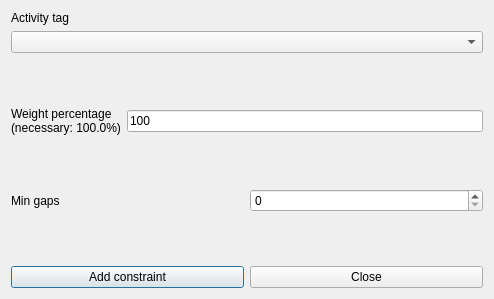
<?xml version="1.0" encoding="UTF-8"?>
<ui version="4.0">
 <class>AddConstraintStudentsMinGapsBetweenActivityTagBetweenMorningAndAfternoonForm_template</class>
 <widget class="QDialog" name="AddConstraintStudentsMinGapsBetweenActivityTagBetweenMorningAndAfternoonForm_template">
  <property name="geometry">
   <rect>
    <x>0</x>
    <y>0</y>
    <width>494</width>
    <height>299</height>
   </rect>
  </property>
  <property name="windowTitle">
   <string extracomment="This is the title of the dialog to add a new constraint of this type">Add students min gaps between activity tag between morning and afternoon</string>
  </property>
  <layout class="QVBoxLayout" name="verticalLayout_2">
   <item>
    <layout class="QVBoxLayout" name="verticalLayout">
     <item>
      <widget class="QLabel" name="activityTagTextLabel">
       <property name="frameShape">
        <enum>QFrame::NoFrame</enum>
       </property>
       <property name="frameShadow">
        <enum>QFrame::Plain</enum>
       </property>
       <property name="text">
        <string>Activity tag</string>
       </property>
       <property name="wordWrap">
        <bool>false</bool>
       </property>
      </widget>
     </item>
     <item>
      <widget class="QComboBox" name="activityTagComboBox">
       <property name="editable">
        <bool>false</bool>
       </property>
       <property name="insertPolicy">
        <enum>QComboBox::NoInsert</enum>
       </property>
       <property name="duplicatesEnabled">
        <bool>false</bool>
       </property>
      </widget>
     </item>
    </layout>
   </item>
   <item>
    <spacer name="spacer1">
     <property name="orientation">
      <enum>Qt::Vertical</enum>
     </property>
     <property name="sizeType">
      <enum>QSizePolicy::Expanding</enum>
     </property>
     <property name="sizeHint" stdset="0">
      <size>
       <width>20</width>
       <height>31</height>
      </size>
     </property>
    </spacer>
   </item>
   <item>
    <layout class="QHBoxLayout" name="horizontalLayout">
     <item>
      <widget class="QLabel" name="weightTextLabel">
       <property name="frameShape">
        <enum>QFrame::NoFrame</enum>
       </property>
       <property name="frameShadow">
        <enum>QFrame::Plain</enum>
       </property>
       <property name="text">
        <string>Weight percentage
(necessary: 100.0%)</string>
       </property>
       <property name="wordWrap">
        <bool>false</bool>
       </property>
      </widget>
     </item>
     <item>
      <widget class="QLineEdit" name="weightLineEdit">
       <property name="text">
        <string notr="true">100</string>
       </property>
      </widget>
     </item>
    </layout>
   </item>
   <item>
    <spacer name="spacer1_2">
     <property name="orientation">
      <enum>Qt::Vertical</enum>
     </property>
     <property name="sizeType">
      <enum>QSizePolicy::Expanding</enum>
     </property>
     <property name="sizeHint" stdset="0">
      <size>
       <width>20</width>
       <height>18</height>
      </size>
     </property>
    </spacer>
   </item>
   <item>
    <layout class="QHBoxLayout" name="horizontalLayout_2">
     <item>
      <widget class="QLabel" name="minGapsTextLabel">
       <property name="frameShape">
        <enum>QFrame::NoFrame</enum>
       </property>
       <property name="frameShadow">
        <enum>QFrame::Plain</enum>
       </property>
       <property name="text">
        <string>Min gaps</string>
       </property>
       <property name="wordWrap">
        <bool>false</bool>
       </property>
      </widget>
     </item>
     <item>
      <widget class="QSpinBox" name="minGapsSpinBox"/>
     </item>
    </layout>
   </item>
   <item>
    <spacer name="spacer1_3">
     <property name="orientation">
      <enum>Qt::Vertical</enum>
     </property>
     <property name="sizeType">
      <enum>QSizePolicy::Expanding</enum>
     </property>
     <property name="sizeHint" stdset="0">
      <size>
       <width>20</width>
       <height>16</height>
      </size>
     </property>
    </spacer>
   </item>
   <item>
    <layout class="QHBoxLayout">
     <item>
      <widget class="QPushButton" name="addConstraintPushButton">
       <property name="text">
        <string>Add constraint</string>
       </property>
      </widget>
     </item>
     <item>
      <widget class="QPushButton" name="closePushButton">
       <property name="text">
        <string>Close</string>
       </property>
      </widget>
     </item>
    </layout>
   </item>
  </layout>
 </widget>
 <layoutdefault spacing="6" margin="11"/>
 <resources/>
 <connections/>
</ui>
